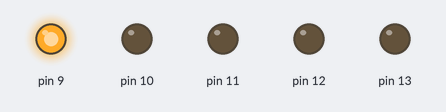
This sketch was run on a simulated Arduino Uno, built with avr-gcc and run on an emulated ATmega328P. Parts: output pins drawn as LEDs (lit = HIGH).

Above: at 0.1 s.
At 0.9 s:
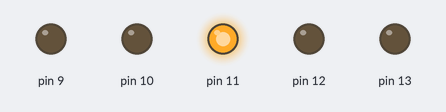
At 1.3 s:
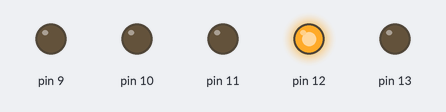
At 1.7 s:
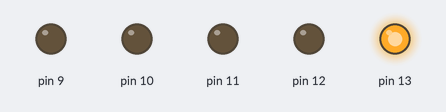
At 2.5 s:
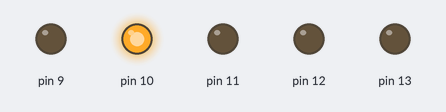
At 4.3 s:
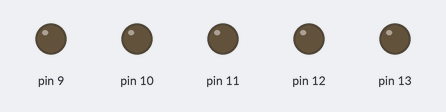
Timing chart, 0 to 4.6 s (numbered marks = the images above):
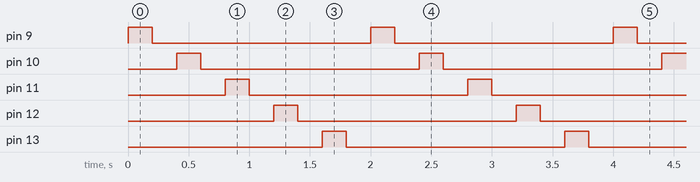

Measured:
- by itself, pin 9–13: alternates HIGH for 0.20 s and LOW for 1.8 s
- by itself, everything shown: repeats every 2.0 s, in 10 steps

The sketch:

7-fantastico.ino
```cpp
// declaración de variables

int tempo = 200;                  // tempo entre acendido e apagado

// configuración

void setup() {
  for (int n = 9; n <= 13; n++) { // repítese dende o 9 ata o 13 o seguinte:
    pinMode(n, OUTPUT);           // configuramos o led como saida
  }
}

// Programa

void loop() {

  for (int n = 9; n <= 13; n++) { // repítese dende o 9 ata o 13 o encendido e apagado do led
    digitalWrite(n, HIGH);
    delay(tempo);
    digitalWrite(n, LOW);
    delay(tempo);
  }

}
```
